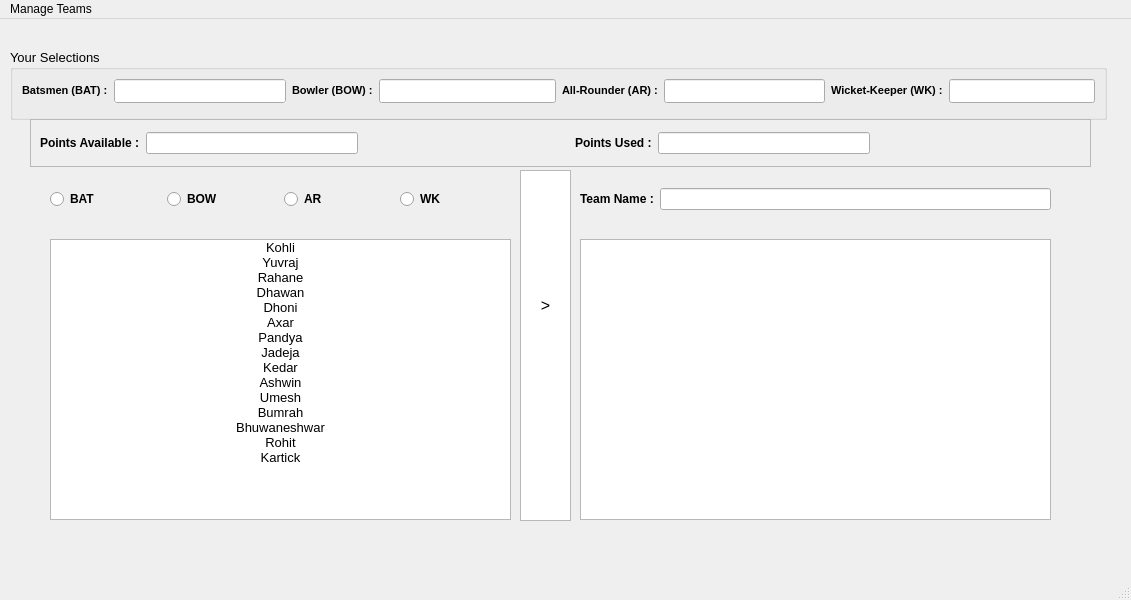
<?xml version="1.0" encoding="UTF-8"?>
<ui version="4.0">
 <class>MainWindow</class>
 <widget class="QMainWindow" name="MainWindow">
  <property name="geometry">
   <rect>
    <x>0</x>
    <y>0</y>
    <width>1131</width>
    <height>600</height>
   </rect>
  </property>
  <property name="contextMenuPolicy">
   <enum>Qt::CustomContextMenu</enum>
  </property>
  <property name="windowTitle">
   <string>MainWindow</string>
  </property>
  <widget class="QWidget" name="centralwidget">
   <property name="autoFillBackground">
    <bool>true</bool>
   </property>
   <widget class="QGroupBox" name="groupBox">
    <property name="geometry">
     <rect>
      <x>10</x>
      <y>30</y>
      <width>1097</width>
      <height>71</height>
     </rect>
    </property>
    <property name="font">
     <font>
      <pointsize>10</pointsize>
     </font>
    </property>
    <property name="autoFillBackground">
     <bool>true</bool>
    </property>
    <property name="styleSheet">
     <string notr="true"/>
    </property>
    <property name="title">
     <string>Your Selections</string>
    </property>
    <layout class="QHBoxLayout" name="horizontalLayout_7">
     <item>
      <layout class="QFormLayout" name="formLayout">
       <item row="0" column="0">
        <widget class="QLabel" name="label_batsmen">
         <property name="font">
          <font>
           <pointsize>8</pointsize>
           <weight>75</weight>
           <bold>true</bold>
          </font>
         </property>
         <property name="text">
          <string>Batsmen (BAT) :</string>
         </property>
        </widget>
       </item>
       <item row="0" column="1">
        <widget class="QLineEdit" name="lineEdit_batsmen">
         <property name="minimumSize">
          <size>
           <width>91</width>
           <height>24</height>
          </size>
         </property>
         <property name="font">
          <font>
           <pointsize>8</pointsize>
          </font>
         </property>
         <property name="autoFillBackground">
          <bool>true</bool>
         </property>
         <property name="readOnly">
          <bool>true</bool>
         </property>
        </widget>
       </item>
      </layout>
     </item>
     <item>
      <layout class="QFormLayout" name="formLayout_2">
       <item row="0" column="0">
        <widget class="QLabel" name="label_bowler">
         <property name="font">
          <font>
           <pointsize>8</pointsize>
           <weight>75</weight>
           <bold>true</bold>
          </font>
         </property>
         <property name="text">
          <string>Bowler (BOW) :</string>
         </property>
        </widget>
       </item>
       <item row="0" column="1">
        <widget class="QLineEdit" name="lineEdit_bowler">
         <property name="minimumSize">
          <size>
           <width>91</width>
           <height>24</height>
          </size>
         </property>
         <property name="font">
          <font>
           <pointsize>8</pointsize>
          </font>
         </property>
         <property name="readOnly">
          <bool>true</bool>
         </property>
        </widget>
       </item>
      </layout>
     </item>
     <item>
      <layout class="QFormLayout" name="formLayout_3">
       <item row="0" column="0">
        <widget class="QLabel" name="label_ar">
         <property name="font">
          <font>
           <pointsize>8</pointsize>
           <weight>75</weight>
           <bold>true</bold>
          </font>
         </property>
         <property name="text">
          <string>All-Rounder (AR) :</string>
         </property>
        </widget>
       </item>
       <item row="0" column="1">
        <widget class="QLineEdit" name="lineEdit_ar">
         <property name="minimumSize">
          <size>
           <width>91</width>
           <height>24</height>
          </size>
         </property>
         <property name="font">
          <font>
           <pointsize>8</pointsize>
          </font>
         </property>
         <property name="readOnly">
          <bool>true</bool>
         </property>
        </widget>
       </item>
      </layout>
     </item>
     <item>
      <layout class="QFormLayout" name="formLayout_4">
       <item row="0" column="0">
        <widget class="QLabel" name="label_wk">
         <property name="font">
          <font>
           <pointsize>8</pointsize>
           <weight>75</weight>
           <bold>true</bold>
          </font>
         </property>
         <property name="text">
          <string>Wicket-Keeper (WK) :</string>
         </property>
        </widget>
       </item>
       <item row="0" column="1">
        <widget class="QLineEdit" name="lineEdit_wk">
         <property name="minimumSize">
          <size>
           <width>91</width>
           <height>24</height>
          </size>
         </property>
         <property name="font">
          <font>
           <pointsize>8</pointsize>
          </font>
         </property>
         <property name="readOnly">
          <bool>true</bool>
         </property>
        </widget>
       </item>
      </layout>
     </item>
    </layout>
   </widget>
   <widget class="QListWidget" name="listWidget_select">
    <property name="geometry">
     <rect>
      <x>50</x>
      <y>220</y>
      <width>461</width>
      <height>281</height>
     </rect>
    </property>
    <property name="layoutMode">
     <enum>QListView::Batched</enum>
    </property>
    <item>
     <property name="text">
      <string>Kohli</string>
     </property>
     <property name="font">
      <font>
       <family>Segoe UI</family>
       <pointsize>10</pointsize>
      </font>
     </property>
     <property name="textAlignment">
      <set>AlignCenter</set>
     </property>
     <property name="background">
      <brush brushstyle="NoBrush">
       <color alpha="255">
        <red>0</red>
        <green>0</green>
        <blue>0</blue>
       </color>
      </brush>
     </property>
     <property name="foreground">
      <brush brushstyle="NoBrush">
       <color alpha="255">
        <red>0</red>
        <green>0</green>
        <blue>255</blue>
       </color>
      </brush>
     </property>
    </item>
    <item>
     <property name="text">
      <string>Yuvraj</string>
     </property>
     <property name="font">
      <font>
       <pointsize>10</pointsize>
      </font>
     </property>
     <property name="textAlignment">
      <set>AlignCenter</set>
     </property>
     <property name="foreground">
      <brush brushstyle="NoBrush">
       <color alpha="255">
        <red>0</red>
        <green>0</green>
        <blue>255</blue>
       </color>
      </brush>
     </property>
    </item>
    <item>
     <property name="text">
      <string>Rahane</string>
     </property>
     <property name="font">
      <font>
       <pointsize>10</pointsize>
      </font>
     </property>
     <property name="textAlignment">
      <set>AlignCenter</set>
     </property>
     <property name="foreground">
      <brush brushstyle="NoBrush">
       <color alpha="255">
        <red>0</red>
        <green>0</green>
        <blue>255</blue>
       </color>
      </brush>
     </property>
    </item>
    <item>
     <property name="text">
      <string>Dhawan</string>
     </property>
     <property name="font">
      <font>
       <pointsize>10</pointsize>
      </font>
     </property>
     <property name="textAlignment">
      <set>AlignCenter</set>
     </property>
     <property name="foreground">
      <brush brushstyle="NoBrush">
       <color alpha="255">
        <red>0</red>
        <green>0</green>
        <blue>255</blue>
       </color>
      </brush>
     </property>
    </item>
    <item>
     <property name="text">
      <string>Dhoni</string>
     </property>
     <property name="font">
      <font>
       <pointsize>10</pointsize>
      </font>
     </property>
     <property name="textAlignment">
      <set>AlignCenter</set>
     </property>
     <property name="foreground">
      <brush brushstyle="NoBrush">
       <color alpha="255">
        <red>0</red>
        <green>0</green>
        <blue>255</blue>
       </color>
      </brush>
     </property>
    </item>
    <item>
     <property name="text">
      <string>Axar</string>
     </property>
     <property name="font">
      <font>
       <pointsize>10</pointsize>
      </font>
     </property>
     <property name="textAlignment">
      <set>AlignCenter</set>
     </property>
     <property name="foreground">
      <brush brushstyle="NoBrush">
       <color alpha="255">
        <red>0</red>
        <green>0</green>
        <blue>255</blue>
       </color>
      </brush>
     </property>
    </item>
    <item>
     <property name="text">
      <string>Pandya</string>
     </property>
     <property name="font">
      <font>
       <pointsize>10</pointsize>
      </font>
     </property>
     <property name="textAlignment">
      <set>AlignCenter</set>
     </property>
     <property name="foreground">
      <brush brushstyle="NoBrush">
       <color alpha="255">
        <red>0</red>
        <green>0</green>
        <blue>255</blue>
       </color>
      </brush>
     </property>
    </item>
    <item>
     <property name="text">
      <string>Jadeja</string>
     </property>
     <property name="font">
      <font>
       <pointsize>10</pointsize>
      </font>
     </property>
     <property name="textAlignment">
      <set>AlignCenter</set>
     </property>
     <property name="foreground">
      <brush brushstyle="NoBrush">
       <color alpha="255">
        <red>0</red>
        <green>0</green>
        <blue>255</blue>
       </color>
      </brush>
     </property>
    </item>
    <item>
     <property name="text">
      <string>Kedar</string>
     </property>
     <property name="font">
      <font>
       <family>Segoe UI</family>
       <pointsize>10</pointsize>
      </font>
     </property>
     <property name="textAlignment">
      <set>AlignCenter</set>
     </property>
     <property name="foreground">
      <brush brushstyle="NoBrush">
       <color alpha="255">
        <red>0</red>
        <green>0</green>
        <blue>255</blue>
       </color>
      </brush>
     </property>
    </item>
    <item>
     <property name="text">
      <string>Ashwin</string>
     </property>
     <property name="font">
      <font>
       <pointsize>10</pointsize>
      </font>
     </property>
     <property name="textAlignment">
      <set>AlignCenter</set>
     </property>
     <property name="foreground">
      <brush brushstyle="NoBrush">
       <color alpha="255">
        <red>0</red>
        <green>0</green>
        <blue>255</blue>
       </color>
      </brush>
     </property>
    </item>
    <item>
     <property name="text">
      <string>Umesh</string>
     </property>
     <property name="font">
      <font>
       <pointsize>10</pointsize>
      </font>
     </property>
     <property name="textAlignment">
      <set>AlignCenter</set>
     </property>
     <property name="foreground">
      <brush brushstyle="NoBrush">
       <color alpha="255">
        <red>0</red>
        <green>0</green>
        <blue>255</blue>
       </color>
      </brush>
     </property>
    </item>
    <item>
     <property name="text">
      <string>Bumrah</string>
     </property>
     <property name="font">
      <font>
       <pointsize>10</pointsize>
      </font>
     </property>
     <property name="textAlignment">
      <set>AlignCenter</set>
     </property>
     <property name="foreground">
      <brush brushstyle="NoBrush">
       <color alpha="255">
        <red>0</red>
        <green>0</green>
        <blue>255</blue>
       </color>
      </brush>
     </property>
    </item>
    <item>
     <property name="text">
      <string>Bhuwaneshwar</string>
     </property>
     <property name="font">
      <font>
       <pointsize>10</pointsize>
      </font>
     </property>
     <property name="textAlignment">
      <set>AlignCenter</set>
     </property>
     <property name="foreground">
      <brush brushstyle="NoBrush">
       <color alpha="255">
        <red>0</red>
        <green>0</green>
        <blue>255</blue>
       </color>
      </brush>
     </property>
    </item>
    <item>
     <property name="text">
      <string>Rohit</string>
     </property>
     <property name="font">
      <font>
       <pointsize>10</pointsize>
      </font>
     </property>
     <property name="textAlignment">
      <set>AlignCenter</set>
     </property>
     <property name="foreground">
      <brush brushstyle="NoBrush">
       <color alpha="255">
        <red>0</red>
        <green>0</green>
        <blue>255</blue>
       </color>
      </brush>
     </property>
    </item>
    <item>
     <property name="text">
      <string>Kartick</string>
     </property>
     <property name="font">
      <font>
       <pointsize>10</pointsize>
      </font>
     </property>
     <property name="textAlignment">
      <set>AlignCenter</set>
     </property>
     <property name="foreground">
      <brush brushstyle="NoBrush">
       <color alpha="255">
        <red>0</red>
        <green>0</green>
        <blue>255</blue>
       </color>
      </brush>
     </property>
    </item>
   </widget>
   <widget class="QListWidget" name="listWidget_show">
    <property name="geometry">
     <rect>
      <x>580</x>
      <y>220</y>
      <width>471</width>
      <height>281</height>
     </rect>
    </property>
   </widget>
   <widget class="QFrame" name="frame">
    <property name="geometry">
     <rect>
      <x>30</x>
      <y>100</y>
      <width>1061</width>
      <height>48</height>
     </rect>
    </property>
    <property name="frameShape">
     <enum>QFrame::StyledPanel</enum>
    </property>
    <property name="frameShadow">
     <enum>QFrame::Raised</enum>
    </property>
    <layout class="QHBoxLayout" name="horizontalLayout_8">
     <item>
      <widget class="QLabel" name="label_pa">
       <property name="font">
        <font>
         <weight>75</weight>
         <bold>true</bold>
        </font>
       </property>
       <property name="text">
        <string>Points Available :</string>
       </property>
      </widget>
     </item>
     <item>
      <widget class="QLineEdit" name="lineEdit_pa">
       <property name="readOnly">
        <bool>true</bool>
       </property>
      </widget>
     </item>
     <item>
      <spacer name="horizontalSpacer_2">
       <property name="orientation">
        <enum>Qt::Horizontal</enum>
       </property>
       <property name="sizeHint" stdset="0">
        <size>
         <width>198</width>
         <height>20</height>
        </size>
       </property>
      </spacer>
     </item>
     <item>
      <widget class="QLabel" name="label_pu">
       <property name="font">
        <font>
         <weight>75</weight>
         <bold>true</bold>
        </font>
       </property>
       <property name="text">
        <string>Points Used :</string>
       </property>
      </widget>
     </item>
     <item>
      <widget class="QLineEdit" name="lineEdit_pu">
       <property name="readOnly">
        <bool>true</bool>
       </property>
      </widget>
     </item>
     <item>
      <spacer name="horizontalSpacer_3">
       <property name="orientation">
        <enum>Qt::Horizontal</enum>
       </property>
       <property name="sizeHint" stdset="0">
        <size>
         <width>198</width>
         <height>20</height>
        </size>
       </property>
      </spacer>
     </item>
    </layout>
   </widget>
   <widget class="QTextBrowser" name="textBrowser">
    <property name="geometry">
     <rect>
      <x>520</x>
      <y>151</y>
      <width>51</width>
      <height>351</height>
     </rect>
    </property>
    <property name="html">
     <string>&lt;!DOCTYPE HTML PUBLIC &quot;-//W3C//DTD HTML 4.0//EN&quot; &quot;http://www.w3.org/TR/REC-html40/strict.dtd&quot;&gt;
&lt;html&gt;&lt;head&gt;&lt;meta name=&quot;qrichtext&quot; content=&quot;1&quot; /&gt;&lt;style type=&quot;text/css&quot;&gt;
p, li { white-space: pre-wrap; }
&lt;/style&gt;&lt;/head&gt;&lt;body style=&quot; font-family:'MS Shell Dlg 2'; font-size:7.8pt; font-weight:400; font-style:normal;&quot;&gt;
&lt;p align=&quot;center&quot; style=&quot;-qt-paragraph-type:empty; margin-top:0px; margin-bottom:0px; margin-left:0px; margin-right:0px; -qt-block-indent:0; text-indent:0px;&quot;&gt;&lt;br /&gt;&lt;/p&gt;
&lt;p align=&quot;center&quot; style=&quot;-qt-paragraph-type:empty; margin-top:0px; margin-bottom:0px; margin-left:0px; margin-right:0px; -qt-block-indent:0; text-indent:0px; font-size:12pt;&quot;&gt;&lt;br /&gt;&lt;/p&gt;
&lt;p align=&quot;center&quot; style=&quot;-qt-paragraph-type:empty; margin-top:0px; margin-bottom:0px; margin-left:0px; margin-right:0px; -qt-block-indent:0; text-indent:0px; font-size:12pt;&quot;&gt;&lt;br /&gt;&lt;/p&gt;
&lt;p align=&quot;center&quot; style=&quot;-qt-paragraph-type:empty; margin-top:0px; margin-bottom:0px; margin-left:0px; margin-right:0px; -qt-block-indent:0; text-indent:0px;&quot;&gt;&lt;br /&gt;&lt;/p&gt;
&lt;p align=&quot;center&quot; style=&quot;-qt-paragraph-type:empty; margin-top:0px; margin-bottom:0px; margin-left:0px; margin-right:0px; -qt-block-indent:0; text-indent:0px; font-size:12pt;&quot;&gt;&lt;br /&gt;&lt;/p&gt;
&lt;p align=&quot;center&quot; style=&quot;-qt-paragraph-type:empty; margin-top:0px; margin-bottom:0px; margin-left:0px; margin-right:0px; -qt-block-indent:0; text-indent:0px; font-size:12pt;&quot;&gt;&lt;br /&gt;&lt;/p&gt;
&lt;p align=&quot;center&quot; style=&quot;-qt-paragraph-type:empty; margin-top:0px; margin-bottom:0px; margin-left:0px; margin-right:0px; -qt-block-indent:0; text-indent:0px; font-size:12pt;&quot;&gt;&lt;br /&gt;&lt;/p&gt;
&lt;p align=&quot;center&quot; style=&quot; margin-top:0px; margin-bottom:0px; margin-left:0px; margin-right:0px; -qt-block-indent:0; text-indent:0px;&quot;&gt;&lt;span style=&quot; font-size:12pt;&quot;&gt;&amp;gt;&lt;/span&gt;&lt;/p&gt;&lt;/body&gt;&lt;/html&gt;</string>
    </property>
   </widget>
   <widget class="QWidget" name="horizontalLayoutWidget">
    <property name="geometry">
     <rect>
      <x>50</x>
      <y>150</y>
      <width>461</width>
      <height>61</height>
     </rect>
    </property>
    <layout class="QHBoxLayout" name="horizontalLayout_9">
     <item>
      <widget class="QRadioButton" name="radioButton_bat">
       <property name="font">
        <font>
         <weight>75</weight>
         <bold>true</bold>
        </font>
       </property>
       <property name="text">
        <string>BAT</string>
       </property>
      </widget>
     </item>
     <item>
      <widget class="QRadioButton" name="radioButton_bow">
       <property name="font">
        <font>
         <weight>75</weight>
         <bold>true</bold>
        </font>
       </property>
       <property name="text">
        <string>BOW</string>
       </property>
      </widget>
     </item>
     <item>
      <widget class="QRadioButton" name="radioButton_ar">
       <property name="font">
        <font>
         <weight>75</weight>
         <bold>true</bold>
        </font>
       </property>
       <property name="text">
        <string>AR</string>
       </property>
      </widget>
     </item>
     <item>
      <widget class="QRadioButton" name="radioButton_wk">
       <property name="font">
        <font>
         <weight>75</weight>
         <bold>true</bold>
        </font>
       </property>
       <property name="text">
        <string>WK</string>
       </property>
      </widget>
     </item>
    </layout>
   </widget>
   <widget class="QWidget" name="formLayoutWidget_5">
    <property name="geometry">
     <rect>
      <x>580</x>
      <y>140</y>
      <width>471</width>
      <height>80</height>
     </rect>
    </property>
    <layout class="QFormLayout" name="formLayout_5">
     <property name="labelAlignment">
      <set>Qt::AlignCenter</set>
     </property>
     <property name="formAlignment">
      <set>Qt::AlignCenter</set>
     </property>
     <item row="0" column="0">
      <widget class="QLabel" name="label_TeamName">
       <property name="font">
        <font>
         <weight>75</weight>
         <bold>true</bold>
        </font>
       </property>
       <property name="text">
        <string>Team Name :</string>
       </property>
      </widget>
     </item>
     <item row="0" column="1">
      <widget class="QLineEdit" name="lineEdit_TeamName">
       <property name="readOnly">
        <bool>true</bool>
       </property>
      </widget>
     </item>
    </layout>
   </widget>
  </widget>
  <widget class="QMenuBar" name="menubar">
   <property name="geometry">
    <rect>
     <x>0</x>
     <y>0</y>
     <width>1131</width>
     <height>26</height>
    </rect>
   </property>
   <widget class="QMenu" name="menuManage_Teams">
    <property name="title">
     <string>Manage Teams</string>
    </property>
    <addaction name="actionNew_Team"/>
    <addaction name="separator"/>
    <addaction name="actionOpen_Team"/>
    <addaction name="separator"/>
    <addaction name="actionSave_Team"/>
    <addaction name="separator"/>
    <addaction name="actionEvaluate_Team"/>
    <addaction name="separator"/>
   </widget>
   <addaction name="menuManage_Teams"/>
  </widget>
  <widget class="QStatusBar" name="statusbar"/>
  <action name="actionNew_Team">
   <property name="text">
    <string>New Team</string>
   </property>
  </action>
  <action name="actionSave_Team">
   <property name="text">
    <string>Save Team</string>
   </property>
  </action>
  <action name="actionOpen_Team">
   <property name="text">
    <string>Open Team</string>
   </property>
  </action>
  <action name="actionEvaluate_Team">
   <property name="text">
    <string>Evaluate Team</string>
   </property>
  </action>
 </widget>
 <resources/>
 <connections/>
</ui>
